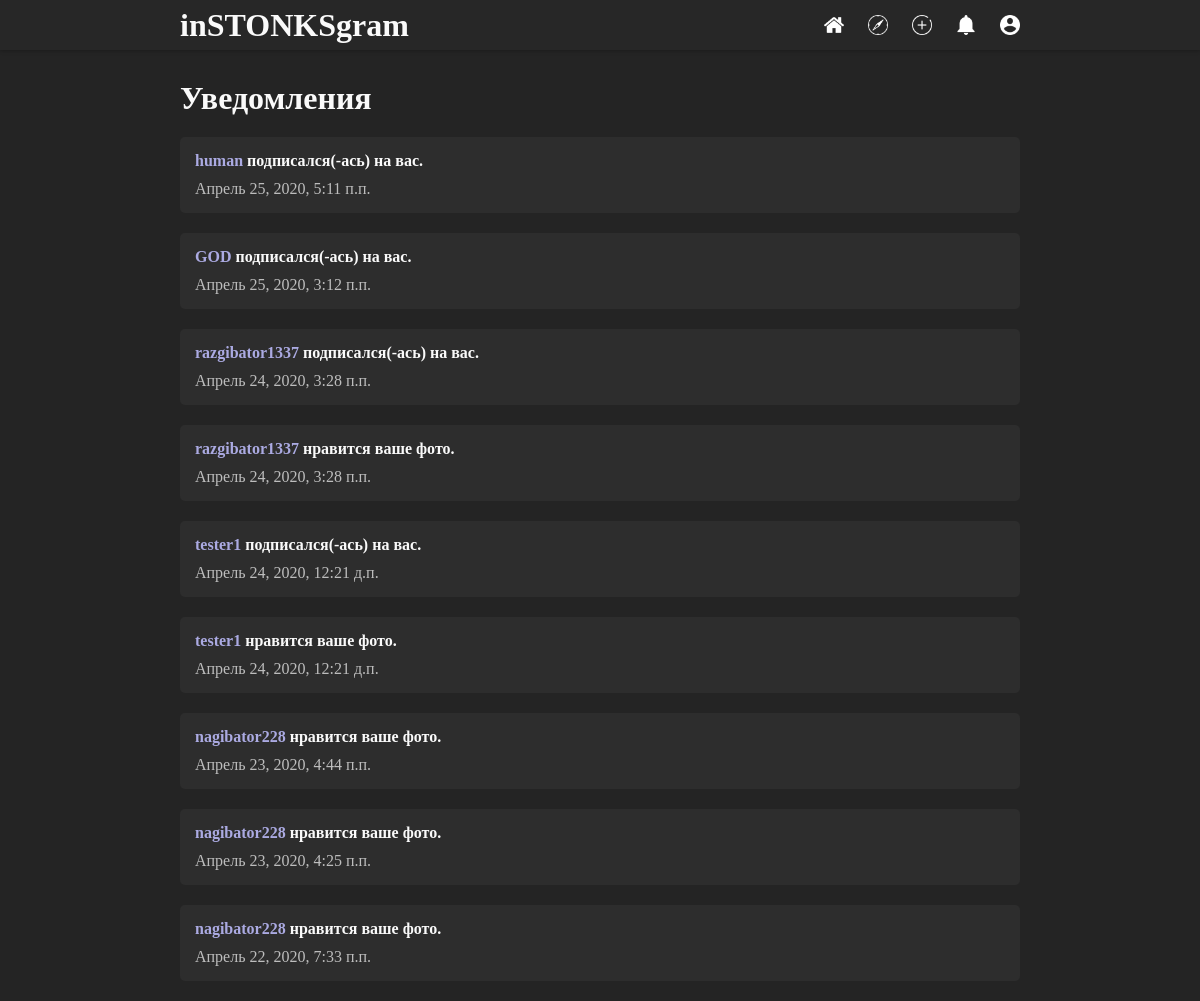
Before: /notifications/ (signed in) with the older database file.
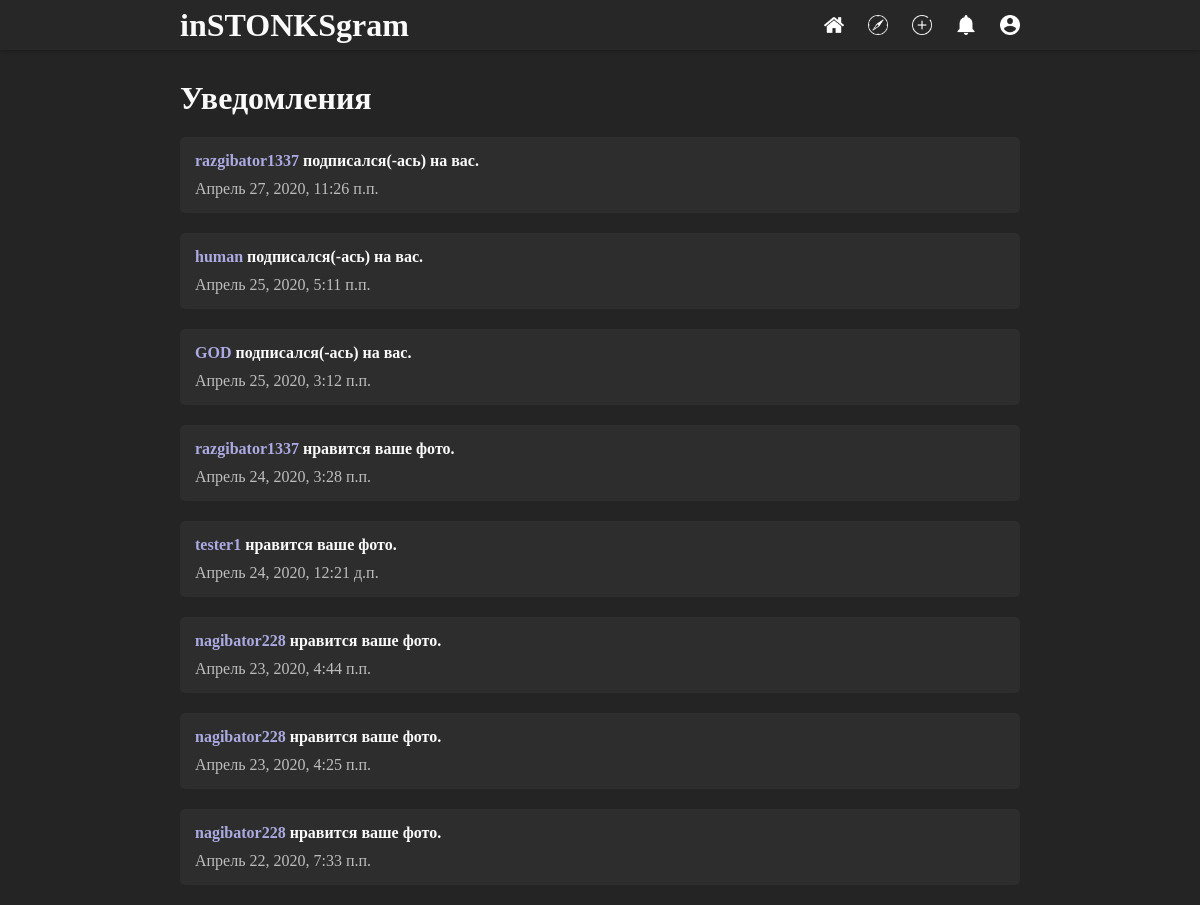
After: the same page with the newer database file.
### accounts/models.py (models this page shows, shortened)
class Notification(models.Model):
    username = models.ForeignKey(User, on_delete=models.CASCADE)
    notification_from = models.CharField('Другой пользователь', max_length=300, blank=True)
    notification_text = models.CharField('Текст уведомления', max_length=300, blank=True)
    pub_id = models.IntegerField('Идентефикатор публикации', null=True, blank=True)
    not_date = models.DateTimeField('Дата уведомления', auto_now_add=True)

### accounts/views.py (the view)
# urls.py: path('notifications/', views.notificationsView, name='notifications'),
@login_required
def notificationsView(request):
    nots = Notification.objects.filter(username=request.user).order_by('-not_date')[:30]
    return render(request, 'notifications.html', context={'nots': nots})

### accounts/templates/notifications.html
{% extends 'index.html' %}
{% block content %}
    <h1 class="section-name-h1">Уведомления</h1>
    <div class="notifications-block">
    {% if nots %}
        {% for n in nots %}
        <div class="notification">
            <h4><a href="{% url 'profile' n.notification_from %}">{{n.notification_from}}</a> {{n.notification_text}}</h4>
            <p>{{n.not_date}}</p>
        </div>
        {% endfor %}
    {% else %}
    <div class="notification">
        <h3>У вас нет новых уведомлений</h3>
    </div>
    {% endif %}
    </div>
{% endblock %}

### accounts/templates/index.html (shortened to what this page needs)
{% load static %}
<!DOCTYPE html>
<head>
    <link rel="stylesheet" href="{% static 'static/css/style.css' %}">
</head>
<body>
    {% block header %}
    <div class = "nav-bar">
        <div class="container">
        {% if user.is_authenticated %}
            <h1><a href="{% url 'feed' %}">inSTONKSgram</a></h1>
            <ul style="float: right;">
                <li><a href="{% url 'feed' %}"><img src="{% static 'static/images/home.png' %}" alt="Домой" class="nav-icon"></a></li>
                <li><a href="{% url 'recomend' %}"><img src="{% static 'static/images/news.png' %}" alt="Рекомендации" class="nav-icon"></a></li>
                <li><a href="{% url 'create_post_url' %}"><img src="{% static 'static/images/add.png' %}" alt="Создать публикацию" class="nav-icon"></a></li>
                <li><a href="{% url 'notifications' %}"><img src="{% static 'static/images/notifications.png' %}" alt="Уведомления" class="nav-icon"></a></li>
                <li><a href="{% url 'profile' user.username %}"><img src="{% static 'static/images/profile.png' %}" alt="Профиль" class="nav-icon"></a></li>
            </ul>
        {% else %}
                <ul>
                    <li><a href="{% url 'login_url' %}">Войти</a></li>
                    <li><a href="{% url 'register_url' %}">Регистрация</a></li>
                </ul>
        {% endif %}
        </div>
    </div>
    {% endblock %}
    <div class="content">
    <div class="container">
        {% block content %}
        {% endblock %}
    </div>
    </div>
</body>
</html>

### static/css/style.css (style rules this page uses)
* { margin: 0; padding: 0; }
body { font-family: Tengri; margin: 0; padding: 0; background: #242424; color: #fafafa; }
a { text-decoration: none; color: #fafafa; }
.content { padding-top: 80px; width: 100%; height: 100%; }
.container { width: 70%; height: 100%; margin: auto; max-width: 960px; }
.nav-bar { position: fixed; height: 50px; width: 100%; background: hsla(0, 0%, 16%, 0.9) border-box; backdrop-filter: blur(10px); vertical-align: middle; margin-bottom: 20px; box-shadow: 0px 1px 4px rgba(0,0,0,0.25); }
.nav-bar h1 { line-height: 50px; float: left; }
.nav-bar ul { line-height: 50px; }
.nav-bar li { display: inline; padding-left: 20px; }
.nav-icon { filter: invert(); height: 20px; margin-top: 15px; }
.notifications-block { margin-top: 20px; }
.notification { background: #2d2d2d; padding: 15px; margin-bottom: 20px; border-radius: 5px; }
.notification a { color: #abaae2; }
.notification p { padding-top: 10px; color: #bdbdbd; }

Changed rows visible on the page:
removed Notification: notification_from "razgibator1337", notification_text "подписался(-ась) на вас.", not_date "Апрель 24, 2020, 3:28 п.п."
removed Notification: notification_from "tester1", notification_text "подписался(-ась) на вас.", not_date "Апрель 24, 2020, 12:21 д.п."
added Notification: notification_from "razgibator1337", notification_text "подписался(-ась) на вас.", not_date "Апрель 27, 2020, 11:26 п.п."
